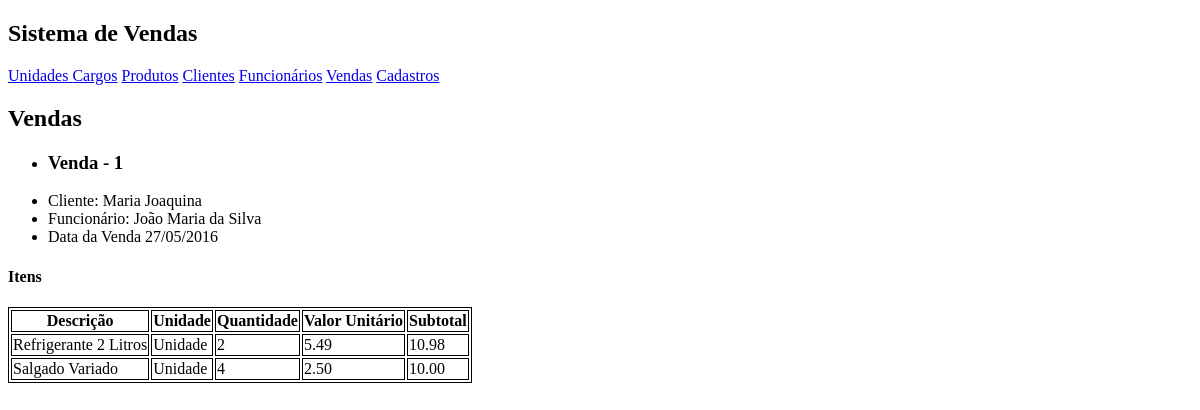
The app's page /appvendas/vendas/, older data.
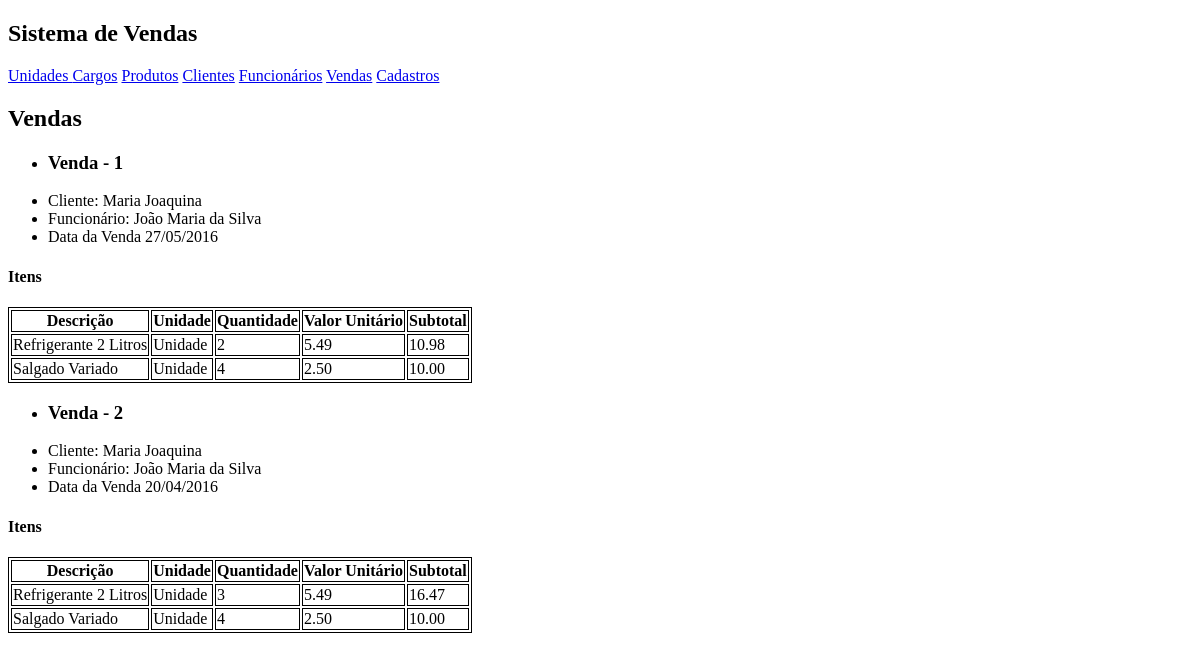
The same page, newer data.
### appvendas/models.py (models this page shows, shortened)
class Venda(models.Model):
    dataVenda=models.DateField("Data da Venda")
    vendedor=models.ForeignKey(Funcionario,on_delete=models.PROTECT,verbose_name="Funcionário")
    cliente=models.ForeignKey(Cliente,on_delete=models.PROTECT,verbose_name="Cliente")
    produtos=models.ManyToManyField(Produto,through="VendaProduto")

class Pessoa(models.Model):
    nome=models.CharField("Nome",max_length=255)
    email=models.EmailField("E-Mail",max_length=200)
    telefone=models.CharField("Telefone",max_length=20)

class VendaProduto(models.Model):
    venda=models.ForeignKey(Venda,on_delete=models.CASCADE)
    produto=models.ForeignKey(Produto,on_delete=models.PROTECT)
    quantidade=models.IntegerField("Quantidade")
    @property
    def subtotal(self):
        return self.produto.valorUnitario*self.quantidade

class Produto(models.Model):
    descricao=models.CharField("Descrição",max_length=255)
    valorUnitario=models.DecimalField("Valor Unitário",max_digits=10,decimal_places=2)
    unidade=models.ForeignKey(Unidade,on_delete=models.PROTECT,verbose_name="Unidade")

class Unidade(models.Model):
    descricao=models.CharField("Descrição",max_length=100)
    sigla=models.CharField("Sigla",max_length=5)

### appvendas/views.py (the view)
def listarvendas(request):
    vendas=Venda.objects.all()
    lista={'vendas':vendas}
    return render(request,'vendas.html',lista)

### templates/vendas.html
{% extends 'base.html' %}
{% block conteudo %}
    <h2>Vendas</h2>
    {% for venda in vendas %}
        <ul>
        <li><h3>Venda - {{ venda.id }}</h3></li>
        <li>Cliente: {{ venda.cliente.nome }}</li>
        <li>Funcionário: {{ venda.vendedor.nome }}</li>
        <li>Data da Venda {{ venda.dataVenda|date:'d/m/Y'  }}</li>
        </ul>
        <h4>Itens</h4>
        <table>
          <tr>
            <th>Descrição</th>
            <th>Unidade</th>
              <th>Quantidade</th>
              <th>Valor Unitário</th>
              <th>Subtotal</th>
          </tr>
            {% for item in venda.vendaproduto_set.all %}
               <tr>
               <td>{{ item.produto.descricao }}</td>
                <td>{{ item.produto.unidade.descricao }}</td>
               <td>{{ item.quantidade }}</td>
               <td>{{ item.produto.valorUnitario }}</td>
               <td>{{item.subtotal }}</td>
               </tr>
            {% endfor %}
        </table>
    {% endfor %}
{% endblock %}

Row changes from the older to the newer data that the page shows:
added Venda: id "2", cliente.nome "Maria Joaquina", vendedor.nome "João Maria da Silva", dataVenda "20/04/2016"
added VendaProduto: produto.descricao "Refrigerante 2 Litros", produto.unidade.descricao "Unidade", quantidade "3", produto.valorUnitario "5.49", subtotal "16.47", shown under "2"
added VendaProduto: produto.descricao "Salgado Variado", produto.unidade.descricao "Unidade", quantidade "4", produto.valorUnitario "2.50", subtotal "10.00", shown under "2"
